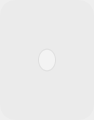
<?xml version="1.0" encoding="UTF-8"?>
<ui version="4.0">
 <class>Form</class>
 <widget class="QWidget" name="Form">
  <property name="geometry">
   <rect>
    <x>0</x>
    <y>0</y>
    <width>94</width>
    <height>120</height>
   </rect>
  </property>
  <property name="windowTitle">
   <string>Form</string>
  </property>
  <layout class="QVBoxLayout" name="verticalLayout">
   <property name="spacing">
    <number>0</number>
   </property>
   <property name="leftMargin">
    <number>0</number>
   </property>
   <property name="topMargin">
    <number>0</number>
   </property>
   <property name="rightMargin">
    <number>0</number>
   </property>
   <property name="bottomMargin">
    <number>0</number>
   </property>
   <item>
    <widget class="QPushButton" name="Reload">
     <property name="sizePolicy">
      <sizepolicy hsizetype="Minimum" vsizetype="Minimum">
       <horstretch>0</horstretch>
       <verstretch>0</verstretch>
      </sizepolicy>
     </property>
     <property name="minimumSize">
      <size>
       <width>60</width>
       <height>120</height>
      </size>
     </property>
     <property name="sizeIncrement">
      <size>
       <width>0</width>
       <height>0</height>
      </size>
     </property>
     <property name="styleSheet">
      <string notr="true">#Reload
{
	background-color: qradialgradient(spread:pad, cx:0.5, cy:0.5, radius:0.2, fx:0.5, fy:0.5, stop:0.4 rgba(255, 255, 255, 65), stop:0.45 rgba(223, 223, 223, 255), stop:0.5 rgba(222, 222, 222, 55));
	border-radius:15%;
}</string>
     </property>
     <property name="text">
      <string/>
     </property>
     <property name="autoDefault">
      <bool>false</bool>
     </property>
     <property name="default">
      <bool>false</bool>
     </property>
     <property name="flat">
      <bool>false</bool>
     </property>
    </widget>
   </item>
  </layout>
 </widget>
 <resources/>
 <connections/>
</ui>
